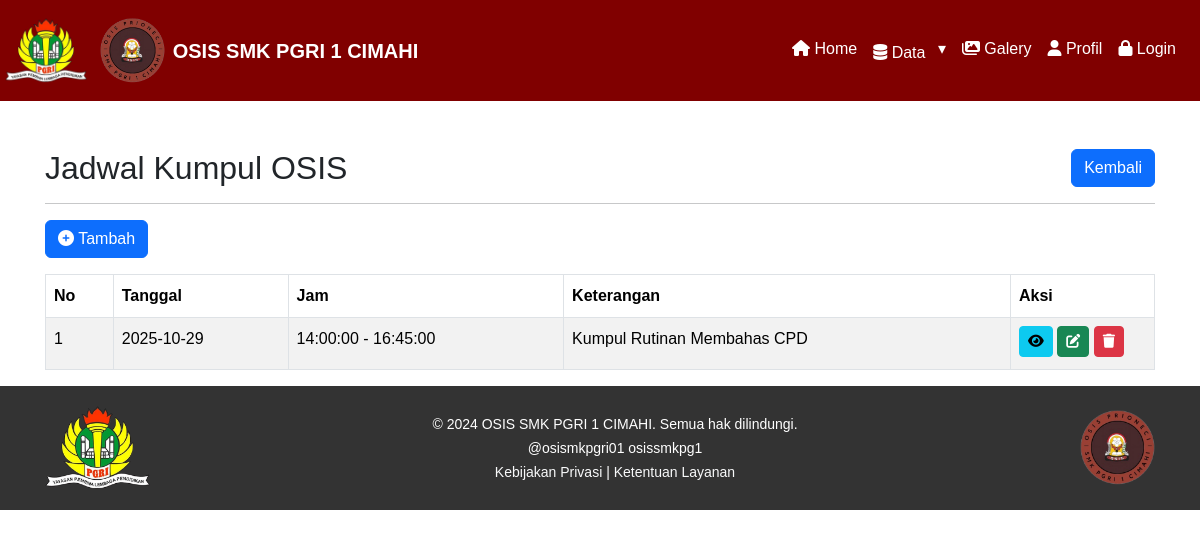
The page /admin/jadwal-eskul.php?id_eskul=2 on the database its author committed.
### tables this page shows
CREATE TABLE `eskul` (
  `id_eskul` int(11) NOT NULL,
  `eskul` varchar(50) NOT NULL,
  `singkatan` varchar(20) DEFAULT NULL,
  `logo` varchar(150) DEFAULT NULL,
  `pembina` varchar(100) DEFAULT NULL,
  `keterangan` text DEFAULT NULL,
  `kategori` enum('OP3','Olahraga','Kesenian','Lainnya') DEFAULT NULL,
  `created_by` int(11) DEFAULT NULL,
  `created_at` datetime DEFAULT current_timestamp(),
  `updated_by` int(11) DEFAULT NULL,
  `updated_at` datetime DEFAULT current_timestamp() ON UPDATE current_timestamp()
);

CREATE TABLE `jadwal_eskul` (
  `id_jadwal` int(11) NOT NULL,
  `id_eskul` int(11) NOT NULL,
  `tanggal` date DEFAULT NULL,
  `waktu_mulai` time DEFAULT NULL,
  `waktu_selesai` time DEFAULT NULL,
  `tempat` varchar(100) DEFAULT NULL,
  `keterangan` text DEFAULT NULL,
  `created_by` int(11) DEFAULT NULL,
  `created_at` datetime DEFAULT current_timestamp(),
  `updated_by` int(11) DEFAULT NULL,
  `updated_at` datetime DEFAULT current_timestamp() ON UPDATE current_timestamp()
);

### admin/jadwal-eskul.php (the view, shortened to what this page needs)
<?php
include '../layout/header.php';
$id_eskul = $_GET['id_eskul'] ?? null;
$eskul = mysqli_fetch_assoc(mysqli_query($db, "SELECT * FROM eskul WHERE id_eskul = '$id_eskul'"));
$jadwal = mysqli_query($db, "SELECT je.*, ak1.nama AS dibuat_oleh, ak2.nama AS diubah_oleh FROM jadwal_eskul je
LEFT JOIN akun ak1 ON je.created_by = ak1.id_akun
LEFT JOIN akun ak2 ON je.updated_by = ak2.id_akun
WHERE id_eskul = '$id_eskul'
ORDER BY tanggal ASC, waktu_mulai ASC");
?>
<div class="content-wrapper">
    <div class="container mt-5">
        <div class="d-flex justify-content-between align-items-center mb-3">
            <h2 class="mb-0">Jadwal Kumpul <?= $eskul['singkatan']; ?></h2>
            <a href="javascript:history.back()" class="btn btn-primary">Kembali</a>
        </div>
        <hr>
        <a class="btn btn-primary tambah-btn" data-bs-toggle="modal" data-bs-target="#modalTambah"><i class="fas fa-plus-circle"></i> Tambah</a>
        <table id="serverside" class="table table-bordered table-striped mt-3">
            <thead>
                <tr>
                    <th>No</th>
                    <th>Tanggal</th>
                    <th>Jam</th>
                    <th>Keterangan</th>
                    <th>Aksi</th>
                </tr>
            </thead>
            <tbody>
                <?php $no = 1;
                while ($row = mysqli_fetch_assoc($jadwal)) : ?>
                    <tr>
                        <td><?= $no++ ?></td>
                        <td><?= htmlspecialchars($row['tanggal']) ?></td>
                        <td><?= htmlspecialchars($row['waktu_mulai']) ?> - <?= htmlspecialchars($row['waktu_selesai']) ?></td>
                        <td><?= htmlspecialchars($row['keterangan']) ?></td>
                        <td width="144">
                            <a class="btn btn-info btn-sm mb-1" data-bs-toggle="modal" data-bs-target="#modalDetail<?= $row['id_jadwal']; ?>"><i class="fas fa-eye"></i></a>
                            <a class="btn btn-success btn-sm mb-1" data-bs-toggle="modal" data-bs-target="#modalUbah<?= $row['id_jadwal']; ?>"><i class="fas fa-edit"></i></a>
                            <a class="btn btn-danger btn-sm mb-1" data-bs-toggle="modal" data-bs-target="#modalHapus<?= $row['id_jadwal']; ?>"><i class="fas fa-trash"></i></a>
                        </td>
                    </tr>
                <?php endwhile; ?>
            </tbody>
        </table>
    </div>
</div>
<?php endwhile;
include '../layout/footer.php'; ?>

### layout/header.php (style rules this page uses)
body { font-family: Arial, sans-serif; font-size: 16px; line-height: 1.6; margin: 0; padding: 0; box-sizing: border-box; }
.container { padding: 0 15px; margin: 0 auto; }
h2, h3 { margin-bottom: 20px; }

### rows shown on the page
eskul: singkatan "OSIS"
jadwal_eskul: tanggal "2025-10-29", waktu_mulai "14:00:00", waktu_selesai "16:45:00", keterangan "Kumpul Rutinan Membahas CPD"
